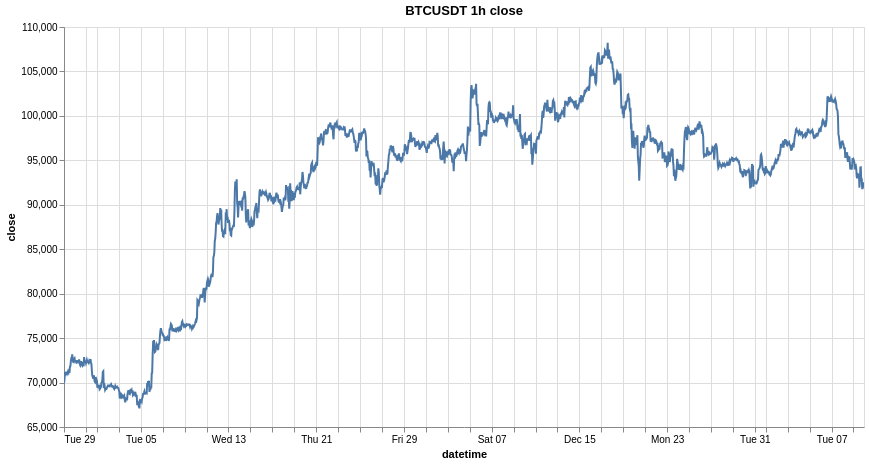

The notebook cell saved with this chart:
### Markdown cell above
### 3.4 Visualize Price Data

### Code cell
# Static chart (faster rendering)
plot_static_timeseries(ts, sym, 'close', time_interval)

# Interactive chart with vegafusion backend
alt.data_transformers.enable("vegafusion")
plot_dyn_timeseries(ts, sym, 'close', time_interval)

### Figure 1 — Vega specification as saved in the notebook (floating-point values rounded to 4 significant figures; data arrays with more than 128 entries replaced by an {"elided": "..."} marker saying what was removed)
{"$schema": "https://vega.github.io/schema/vega/v6.json", "data": [{"name": "param_db82be42624d4632_store"}, {"name": "param_e9b61157fc812227_store"}, {"name": "source_0", "values": {"elided": "1752 records"}, "transform": [{"type": "formula", "expr": "toDate(datum['datetime'])", "as": "datetime"}]}, {"name": "source_0_y_domain_close", "values": [{"min": 67100.0, "max": 108200.0}]}], "signals": [{"name": "unit", "value": {}, "on": [{"events": "pointermove", "update": "isTuple(group()) ? group() : unit"}]}, {"name": "param_db82be42624d4632", "update": "vlSelectionResolve(\"param_db82be42624d4632_store\", \"union\")"}, {"name": "param_e9b61157fc812227", "update": "vlSelectionResolve(\"param_e9b61157fc812227_store\", \"union\")"}, {"name": "param_db82be42624d4632_datetime", "on": [{"events": [{"source": "view", "type": "dblclick"}], "update": "null"}, {"events": {"signal": "param_db82be42624d4632_translate_delta"}, "update": "panLinear(param_db82be42624d4632_translate_anchor.extent_x, -param_db82be42624d4632_translate_delta.x / width)"}, {"events": {"signal": "param_db82be42624d4632_zoom_delta"}, "update": "zoomLinear(domain(\"x\"), param_db82be42624d4632_zoom_anchor.x, param_db82be42624d4632_zoom_delta)"}]}, {"name": "param_db82be42624d4632_tuple", "on": [{"events": [{"signal": "param_db82be42624d4632_datetime"}], "update": "param_db82be42624d4632_datetime ? {unit: \"\", fields: param_db82be42624d4632_tuple_fields, values: [param_db82be42624d4632_datetime]} : null"}]}, {"name": "param_db82be42624d4632_tuple_fields", "value": [{"field": "datetime", "channel": "x", "type": "R"}]}, {"name": "param_db82be42624d4632_translate_anchor", "value": {}, "on": [{"events": [{"source": "scope", "type": "pointerdown"}], "update": "{x: x(unit), y: y(unit), extent_x: domain(\"x\")}"}]}, {"name": "param_db82be42624d4632_translate_delta", "value": {}, "on": [{"events": [{"source": "window", "between": [{"source": "scope", "type": "pointerdown"}, {"source": "window", "type": "pointerup"}], "type": "pointermove", "consume": true}], "update": "{x: param_db82be42624d4632_translate_anchor.x - x(unit), y: param_db82be42624d4632_translate_anchor.y - y(unit)}"}]}, {"name": "param_db82be42624d4632_zoom_anchor", "on": [{"events": [{"source": "scope", "type": "wheel", "consume": true}], "update": "{x: invert(\"x\", x(unit)), y: invert(\"y\", y(unit))}"}]}, {"name": "param_db82be42624d4632_zoom_delta", "on": [{"events": [{"source": "scope", "consume": true, "type": "wheel"}], "update": "pow(1.001, event.deltaY * pow(16, event.deltaMode))", "force": true}]}, {"name": "param_db82be42624d4632_modify", "on": [{"events": {"signal": "param_db82be42624d4632_tuple"}, "update": "modify(\"param_db82be42624d4632_store\", param_db82be42624d4632_tuple, true)"}]}, {"name": "param_e9b61157fc812227_close", "on": [{"events": [{"source": "view", "type": "dblclick"}], "update": "null"}, {"events": {"signal": "param_e9b61157fc812227_translate_delta"}, "update": "panLinear(param_e9b61157fc812227_translate_anchor.extent_y, param_e9b61157fc812227_translate_delta.y / height)"}, {"events": {"signal": "param_e9b61157fc812227_zoom_delta"}, "update": "zoomLinear(domain(\"y\"), param_e9b61157fc812227_zoom_anchor.y, param_e9b61157fc812227_zoom_delta)"}]}, {"name": "param_e9b61157fc812227_tuple", "on": [{"events": [{"signal": "param_e9b61157fc812227_close"}], "update": "param_e9b61157fc812227_close ? {unit: \"\", fields: param_e9b61157fc812227_tuple_fields, values: [param_e9b61157fc812227_close]} : null"}]}, {"name": "param_e9b61157fc812227_tuple_fields", "value": [{"field": "close", "channel": "y", "type": "R"}]}, {"name": "param_e9b61157fc812227_translate_anchor", "value": {}, "on": [{"events": [{"source": "scope", "type": "pointerdown"}], "update": "{x: x(unit), y: y(unit), extent_y: domain(\"y\")}"}]}, {"name": "param_e9b61157fc812227_translate_delta", "value": {}, "on": [{"events": [{"source": "window", "between": [{"source": "scope", "type": "pointerdown"}, {"source": "window", "type": "pointerup"}], "consume": true, "type": "pointermove"}], "update": "{x: param_e9b61157fc812227_translate_anchor.x - x(unit), y: param_e9b61157fc812227_translate_anchor.y - y(unit)}"}]}, {"name": "param_e9b61157fc812227_zoom_anchor", "on": [{"events": [{"source": "scope", "consume": true, "type": "wheel"}], "update": "{x: invert(\"x\", x(unit)), y: invert(\"y\", y(unit))}"}]}, {"name": "param_e9b61157fc812227_zoom_delta", "on": [{"events": [{"source": "scope", "type": "wheel", "consume": true}], "update": "pow(1.001, event.deltaY * pow(16, event.deltaMode))", "force": true}]}, {"name": "param_e9b61157fc812227_modify", "on": [{"events": {"signal": "param_e9b61157fc812227_tuple"}, "update": "modify(\"param_e9b61157fc812227_store\", param_e9b61157fc812227_tuple, true)"}]}], "marks": [{"type": "line", "name": "marks", "from": {"data": "source_0"}, "sort": {"field": "x"}, "encode": {"update": {"stroke": {"value": "#4c78a8"}, "tooltip": {"signal": "{\"datetime\": timeFormat(datum[\"datetime\"], \"%b %d, %Y\"), \"close\": format(datum[\"close\"], \"\")}"}, "x": {"field": "datetime", "scale": "x"}, "y": {"field": "close", "scale": "y"}, "defined": {"signal": "isValid(datum[\"datetime\"]) && isFinite(+datum[\"datetime\"]) && isValid(datum[\"close\"]) && isFinite(+datum[\"close\"])"}}}, "clip": true, "style": ["line"], "interactive": true}], "scales": [{"name": "x", "type": "time", "domain": {"data": "source_0", "field": "datetime"}, "range": [0, {"signal": "width"}], "domainRaw": {"signal": "param_db82be42624d4632[\"datetime\"]"}}, {"name": "y", "type": "linear", "domain": [{"signal": "(data(\"source_0_y_domain_close\")[0] || {}).min"}, {"signal": "(data(\"source_0_y_domain_close\")[0] || {}).max"}], "range": [{"signal": "height"}, 0], "domainRaw": {"signal": "param_e9b61157fc812227[\"close\"]"}, "zero": false, "nice": true}], "axes": [{"scale": "x", "grid": true, "labels": false, "minExtent": 0, "orient": "bottom", "tickCount": {"signal": "ceil(width/40)"}, "aria": false, "zindex": 0, "gridScale": "y", "maxExtent": 0, "ticks": false, "domain": false}, {"scale": "y", "tickCount": {"signal": "ceil(height/40)"}, "labels": false, "maxExtent": 0, "aria": false, "zindex": 0, "gridScale": "x", "domain": false, "grid": true, "ticks": false, "orient": "left", "minExtent": 0}, {"scale": "x", "labelOverlap": true, "labelFlush": true, "grid": false, "title": "datetime", "orient": "bottom", "tickCount": {"signal": "ceil(width/40)"}, "zindex": 0}, {"scale": "y", "orient": "left", "labelOverlap": true, "zindex": 0, "grid": false, "title": "close", "tickCount": {"signal": "ceil(height/40)"}}], "title": {"text": "BTCUSDT 1h close", "frame": "group"}, "style": "cell", "padding": 5, "background": "white", "height": 400, "width": 800}
